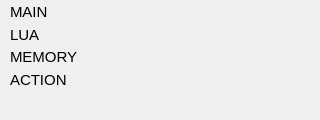
<?xml version="1.0" encoding="UTF-8"?>
<ui version="4.0">
 <class>StatsDock</class>
 <widget class="QDockWidget" name="StatsDock">
  <property name="geometry">
   <rect>
    <x>0</x>
    <y>0</y>
    <width>320</width>
    <height>120</height>
   </rect>
  </property>
  <property name="minimumSize">
   <size>
    <width>320</width>
    <height>120</height>
   </size>
  </property>
  <property name="maximumSize">
   <size>
    <width>524287</width>
    <height>524287</height>
   </size>
  </property>
  <property name="baseSize">
   <size>
    <width>0</width>
    <height>0</height>
   </size>
  </property>
  <property name="allowedAreas">
   <set>Qt::AllDockWidgetAreas</set>
  </property>
  <property name="windowTitle">
   <string>Stats</string>
  </property>
  <widget class="QWidget" name="dockWidgetContents">
   <property name="minimumSize">
    <size>
     <width>320</width>
     <height>80</height>
    </size>
   </property>
   <property name="maximumSize">
    <size>
     <width>16777215</width>
     <height>16777215</height>
    </size>
   </property>
   <widget class="QWidget" name="verticalLayoutWidget">
    <property name="geometry">
     <rect>
      <x>0</x>
      <y>0</y>
      <width>321</width>
      <height>91</height>
     </rect>
    </property>
    <property name="font">
     <font>
      <family>Arial</family>
      <pointsize>11</pointsize>
     </font>
    </property>
    <layout class="QVBoxLayout" name="verticalLayout" stretch="0,0,0,0">
     <property name="spacing">
      <number>0</number>
     </property>
     <property name="sizeConstraint">
      <enum>QLayout::SetMaximumSize</enum>
     </property>
     <property name="leftMargin">
      <number>10</number>
     </property>
     <property name="rightMargin">
      <number>0</number>
     </property>
     <item>
      <widget class="QLabel" name="mainLabel">
       <property name="font">
        <font>
         <family>Arial</family>
         <pointsize>11</pointsize>
        </font>
       </property>
       <property name="text">
        <string>MAIN</string>
       </property>
       <property name="indent">
        <number>0</number>
       </property>
      </widget>
     </item>
     <item>
      <widget class="QLabel" name="luaLabel">
       <property name="font">
        <font>
         <family>Arial</family>
         <pointsize>11</pointsize>
        </font>
       </property>
       <property name="text">
        <string>LUA</string>
       </property>
      </widget>
     </item>
     <item>
      <widget class="QLabel" name="memoryLabel">
       <property name="font">
        <font>
         <family>Arial</family>
         <pointsize>11</pointsize>
        </font>
       </property>
       <property name="text">
        <string>MEMORY</string>
       </property>
      </widget>
     </item>
     <item>
      <widget class="QLabel" name="actionLabel">
       <property name="font">
        <font>
         <family>Arial</family>
         <pointsize>11</pointsize>
        </font>
       </property>
       <property name="text">
        <string>ACTION</string>
       </property>
      </widget>
     </item>
    </layout>
   </widget>
  </widget>
 </widget>
 <resources/>
 <connections/>
</ui>
